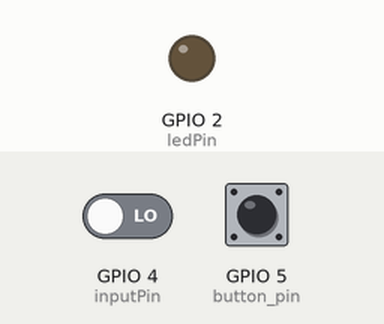
Bench run of a program on a simulated ESP32. Parts: output pins drawn as LEDs (lit = HIGH). Inputs (shaded band) come from the test bench; at power-on: GPIO 4 (inputPin) LOW, GPIO 5 (button_pin) HIGH. A WiFi scan finds three made-up networks; what the program prints to the serial monitor is not drawn.

Above: at 3.2 s.
3.3 s: GPIO 4 (inputPin) driven HIGH
5.3 s: GPIO 4 (inputPin) driven LOW
Timing chart, 0 to 8.3 s (numbered marks = the images above; inputs shaded):
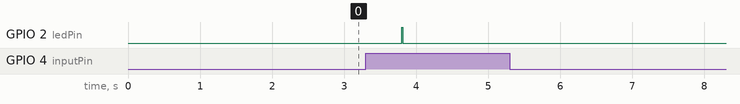

Measured:
- after the input at 3.3 s, GPIO 2 (ledPin): LOW → HIGH after 0.50 s, → LOW 0.01 s later
- after the input at 5.3 s, every drawn part: stays the same

The program:

main.cpp
```cpp
#include <WiFi.h>
#include <esp_now.h>
#include <esp_wifi.h>
#include <Arduino.h>

#define button_pin 5
#define HOUR 3600000
#define MINUTE 60000
#define SECOND 1000

const int ledPin = 2;
const int inputPin = 4;

bool sensorState = LOW;
bool lastSensorState = LOW;

int buttonState = LOW;  // Current state of the button
int lastButtonState = LOW;  // Previous state of the button
unsigned long lastButtonDebounceTime = 0;  // Last time button state was changed
const unsigned long debounceButtonDelay = 50;  // Debounce delay in milliseconds

unsigned long buttonPressStartTime = 0;  // Timer for button press duration
bool buttonPressed = false;  // Flag to track if the button is pressed
unsigned long buttonPressDuration = 0; // Duration of button press
unsigned long currentTime;

unsigned long lastDebounceTime = 0;
const unsigned long debounceDelay = 500;
unsigned long lastSentTime = 0;
const unsigned long sendInterval = 5 * MINUTE;

typedef struct struct_message {
  int motionValue;  // 1 for motion detected, 0 for no motion
  char motionStatus[20];  // "Motion Detected" or "No Motion Detected"
} struct_message;

struct_message myData;

uint8_t masterMAC[] = {0x10, 0x06, 0x1c, 0xb5, 0x3e, 0x84};

const char* wifi_network_ssid = "ESP32_WS";
const char* wifi_network_password = "helloesp32WS";

// Function to get Wi-Fi channel for the specified SSID
int32_t get_wifi_channel(const char* ssid) {
  int n = WiFi.scanNetworks();
  for (int i = 0; i < n; ++i) {
    if (String(ssid) == WiFi.SSID(i)) {
      return WiFi.channel(i);
    }
  }
  return 0;
}

// Function to scan and set Wi-Fi channel
void scan_and_set_wifi_channel() {
  Serial.printf("\nScanning for SSID: %s\n", wifi_network_ssid);
  int slave_channel = get_wifi_channel(wifi_network_ssid);

  if (slave_channel == 0) {
    Serial.println("SSID not found!");
  } else {
    Serial.printf("SSID found. Channel: %d\n", slave_channel);
    if (WiFi.channel() != slave_channel) {
      esp_wifi_set_promiscuous(true);
      esp_wifi_set_channel(slave_channel, WIFI_SECOND_CHAN_NONE);
      esp_wifi_set_promiscuous(false);
    }
  }
  Serial.printf("Current Wi-Fi channel: %d\n", WiFi.channel());
}

// Callback function for data sent status
void OnDataSent(const uint8_t* mac, esp_now_send_status_t status) {
  Serial.print("Last Packet Send Status: ");
  Serial.println(status == ESP_NOW_SEND_SUCCESS ? "Delivery Success" : "Delivery Fail");
}

// Function to initialize ESP-NOW
void initESPNow() {
  if (esp_now_init() != ESP_OK) {
    Serial.println("Error initializing ESP-NOW");
    return;
  }

  esp_now_peer_info_t peerInfo;
  memset(&peerInfo, 0, sizeof(peerInfo));
  memcpy(peerInfo.peer_addr, masterMAC, 6);
  peerInfo.channel = 0;
  peerInfo.encrypt = false;

  if (esp_now_add_peer(&peerInfo) != ESP_OK) {
    Serial.println("Failed to add master as a peer");
    return;
  }
  Serial.println("Master added as a peer!");
}

// Function to send data to master
void sendDataToMaster() {
  esp_err_t result = esp_now_send(masterMAC, (uint8_t*)&myData, sizeof(myData));
  if (result == ESP_OK) {
    Serial.println("Data sent successfully!");
  } else {
    Serial.println("Error sending data");
  }

  Serial.print("Motion Value: ");
  Serial.println(myData.motionValue);
  Serial.print("Motion Status: ");
  Serial.println(myData.motionStatus);
}

// Function to log events
void logEvent(const char* message) {
  currentTime = millis();
  unsigned long hours = currentTime / HOUR;
  unsigned long minutes = (currentTime % HOUR) / MINUTE;
  unsigned long seconds = (currentTime % MINUTE) / SECOND;

  char printBuffer[128];
  sprintf(printBuffer, "%lu hr %lu min %lu sec: %s", hours, minutes, seconds, message);
  Serial.println(printBuffer);
}

// Function to send motion data
void sendMotionData() {
  logEvent("Motion detected! Sending data to the other ESP32...");
  myData.motionValue = 1;  // Motion detected
  strcpy(myData.motionStatus, "Motion Detected");
  sendDataToMaster();
}
void sendDisableData() {
  logEvent("DISABLED! Sending data to the other ESP32...");
  myData.motionValue = 0;  // Motion detected
  strcpy(myData.motionStatus, "DISABLED");
  sendDataToMaster();
}
// Function to send turn off data
void sendTurnOffData() {
  logEvent("Turn Off! Sending data to the other ESP32...");
  myData.motionValue = 2;  // No motion
  sendDataToMaster();
}
// Function to send no motion data
void sendNoMotionData() {
  logEvent("No motion detected! Sending data to the other ESP32...");
  strcpy(myData.motionStatus, "No Motion Detected");
  sendDataToMaster();
}
void setup() {
  Serial.begin(115200);
  pinMode(button_pin, INPUT_PULLUP); // Enable internal pull-up resistor
  pinMode(inputPin, INPUT);
  pinMode(ledPin, OUTPUT);

  WiFi.mode(WIFI_STA);
  WiFi.setSleep(WIFI_PS_NONE);
  WiFi.channel(1);

  scan_and_set_wifi_channel();
  initESPNow();
  esp_now_register_send_cb(OnDataSent);
}

void loop() {
  int reading = digitalRead(inputPin);
  // Debouncing logic
  if (reading != lastSensorState) {
    lastDebounceTime = millis();
    lastSensorState = reading;
  }

  if ((millis() - lastDebounceTime) > debounceDelay) {
    if (reading != sensorState) {
      sensorState = reading;

      if (sensorState == HIGH) {  // Motion detected
        digitalWrite(ledPin, HIGH);  // Turn on LED
        sendMotionData();
        digitalWrite(ledPin, LOW);  // Turn off LED
      } else {
        sendNoMotionData();
      }
    }
  }

  // Button debouncing logic
  int buttonReading = digitalRead(button_pin);
  if (buttonReading != lastButtonState) {
    lastButtonDebounceTime = millis();
    lastButtonState = buttonReading;
  }

  if ((millis() - lastButtonDebounceTime) > debounceButtonDelay) {
    if (buttonReading != buttonState) {
      buttonState = buttonReading;

      if (buttonState == LOW) { // Button pressed
        buttonPressStartTime = millis();
        buttonPressed = true;
      } else if (buttonPressed) { // Button released
        unsigned long buttonPressDuration = millis() - buttonPressStartTime;
        buttonPressed = false;

        if (buttonPressDuration >= 5000 && lastSensorState == LOW) {
          sendTurnOffData();
        }
      }
    }
  }
}
```
